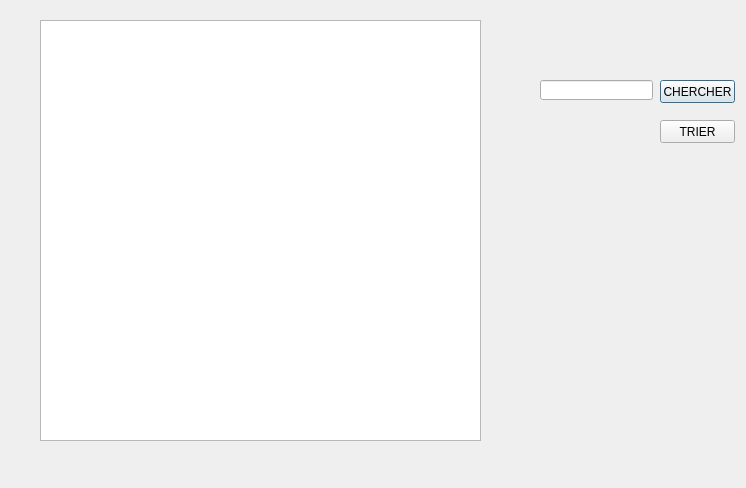
<?xml version="1.0" encoding="UTF-8"?>
<ui version="4.0">
 <class>affiche</class>
 <widget class="QDialog" name="affiche">
  <property name="geometry">
   <rect>
    <x>0</x>
    <y>0</y>
    <width>746</width>
    <height>488</height>
   </rect>
  </property>
  <property name="windowTitle">
   <string>Dialog</string>
  </property>
  <widget class="QTableView" name="tableView">
   <property name="geometry">
    <rect>
     <x>40</x>
     <y>20</y>
     <width>441</width>
     <height>421</height>
    </rect>
   </property>
  </widget>
  <widget class="QLineEdit" name="line_chercher_cont_h">
   <property name="geometry">
    <rect>
     <x>540</x>
     <y>80</y>
     <width>113</width>
     <height>20</height>
    </rect>
   </property>
  </widget>
  <widget class="QPushButton" name="pushButton">
   <property name="geometry">
    <rect>
     <x>660</x>
     <y>80</y>
     <width>75</width>
     <height>23</height>
    </rect>
   </property>
   <property name="text">
    <string>CHERCHER</string>
   </property>
  </widget>
  <widget class="QPushButton" name="pushButton_2">
   <property name="geometry">
    <rect>
     <x>660</x>
     <y>120</y>
     <width>75</width>
     <height>23</height>
    </rect>
   </property>
   <property name="text">
    <string>TRIER</string>
   </property>
  </widget>
 </widget>
 <resources/>
 <connections/>
</ui>
